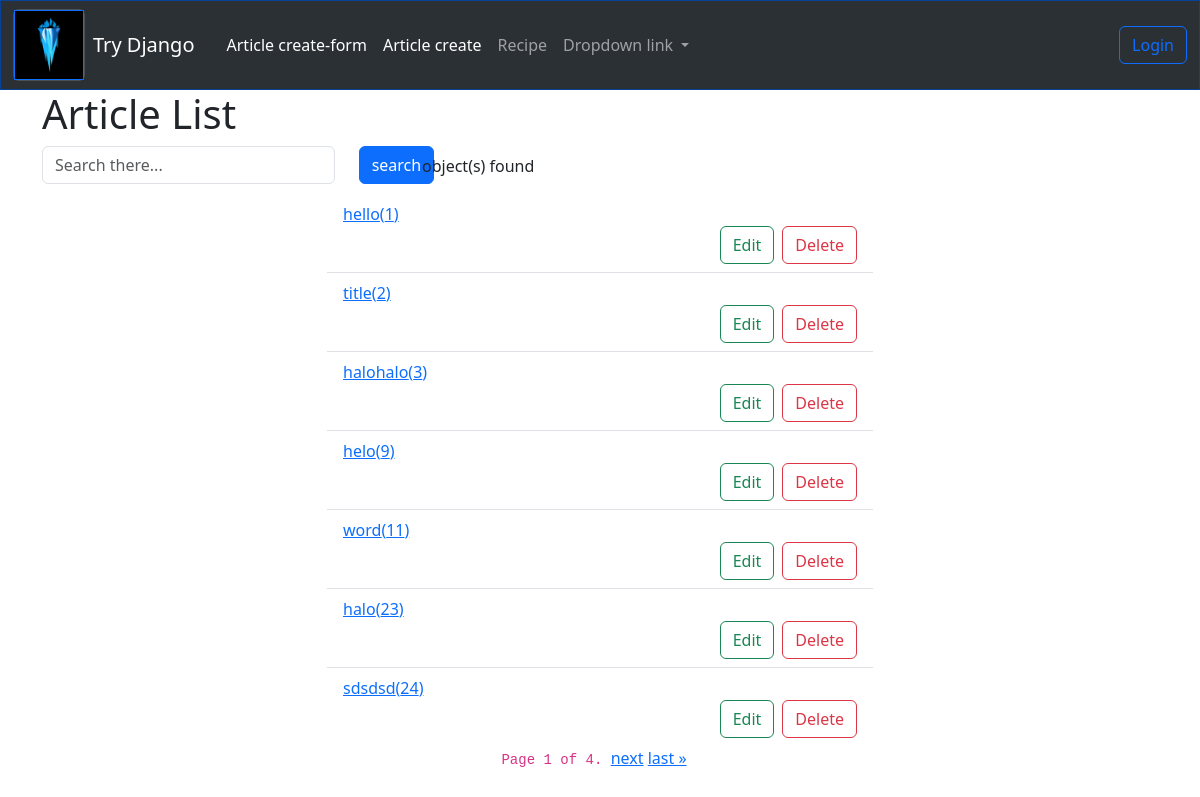
The page / on the database its author committed.
### article/models.py (models this page shows, shortened)
class Article(models.Model):
    title = models.CharField(max_length=221)
    slug = models.SlugField(null=True, )
    content = models.TextField(null=True, blank=True)
    image = models.ImageField(upload_to='articles/', null=True, blank=True)
    modified_date = models.DateTimeField(auto_now=True)
    created_date = models.DateTimeField(auto_now_add=True)
    objects = ArticleManager()

### article/views.py (the view)
# urls.py: path('', article_list, name='list'),
def article_list(request):
    query = request.GET.get('q')
    articles = Article.objects.search(query=query)
    paginator = Paginator(articles, 7)
    page_number = request.GET.get('page')
    page_obj = paginator.get_page(page_number)
    context = {
        'object_list': page_obj,
    }
    return render(request, 'article/index.html', context)

### article/models.py (called while the page is built, shortened)
    def search(self, query=None):
        if query is None or query == "":
            return self.all()

    def get_queryset(self):
        return ArticleQuerySet(self.model, using=self._db)

    def search(self, query=None):
        return self.get_queryset().search(query)

### templates/article/index.html (shortened to what this page needs)
{% extends 'base.html' %}
{% block header %}
    <div>
        <h1>Article List</h1>
    </div>
{% endblock %}
{% block content %}
    <div>
        <form action="{% url 'article:list' %}" method="get">
            <div class="row">
                <div class="col-4">
                    <div class="row">
                        <div class="col-10">
                            <div class="mb-2">
                                <input type="search" class="form-control" autocomplete="off"
                                       placeholder="Search there..." name="q">
                            </div>
                        </div>
                        <div class="col-2">
                            <button type="submit" class="btn btn-primary">search</button>
                        </div>
                    </div>
                </div>
                <div class="col-8">
                    <p class="mt-2">{{ object_list.count }} object(s) found</p>
                </div>
            </div>
        </form>
    </div>
    <div class="row justify-content-center">
        <div class="col-md-6">
            <ul class="list-group list-group-flush">
                {% for i in object_list %}
                    <li class="list-group-item">
                        <span class="d-flex">
                             <a href="{% url 'article:detail' i.slug %}">{{ i.title }}({{ i.id }})</a>
                        </span>
                        <span class="d-grid gap-2 d-md-flex justify-content-md-end">
                            <a class="btn btn-outline-success" href="{% url 'article:change-form' i.slug %}">Edit</a>
                            <a class="btn btn-outline-danger" href="{% url 'article:delete-form' i.slug %}">Delete</a>
                        </span>
                    </li>
                {% endfor %}
            </ul>
        </div>
        <div class="pagination  d-flex justify-content-center">
            <span class="step-links">
                <code class="current">
                    Page {{ object_list.number }} of {{ object_list.paginator.num_pages }}.
                </code>
                {% if object_list.has_next %}
                    <a href="?page={{ object_list.next_page_number }}">next</a>
                    <a href="?page={{ object_list.paginator.num_pages }}">last &raquo;</a>
                {% endif %}
            </span>
        </div>
    </div>
{% endblock %}

### rows shown on the page
Article: title "hello", id "1"
Article: title "title", id "2"
Article: title "halohalo", id "3"
Article: title "helo", id "9"
Article: title "word", id "11"
Article: title "halo", id "23"
Article: title "sdsdsd", id "24"

### other values the page prints
{{ object_list.number }} "1"
{{ object_list.paginator.num_pages }} "4"
